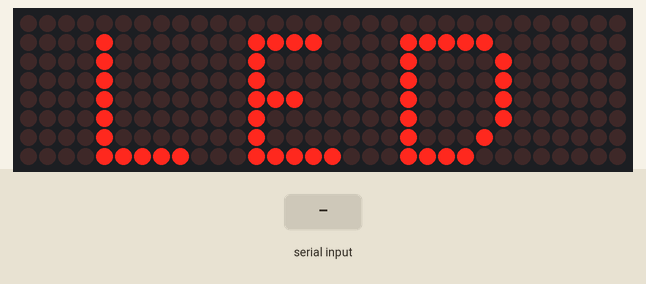
This sketch was run on a simulated Arduino Uno, built with avr-gcc and run on an emulated ATmega328P. Parts: 32×8 LED matrix. The test bench sets the inputs (shaded band).

Above: at 1.2 s.
1.3 s: "1" received over the second serial link
At 1.3 s:
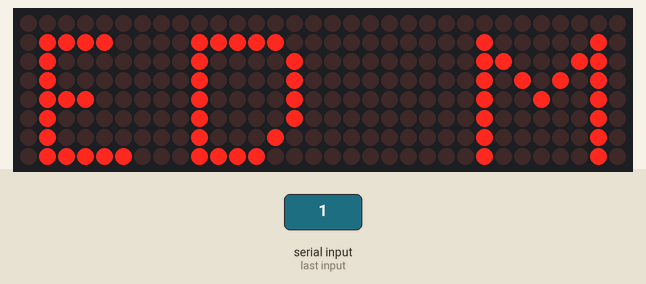
4.3 s: "0" received over the second serial link
At 4.3 s:
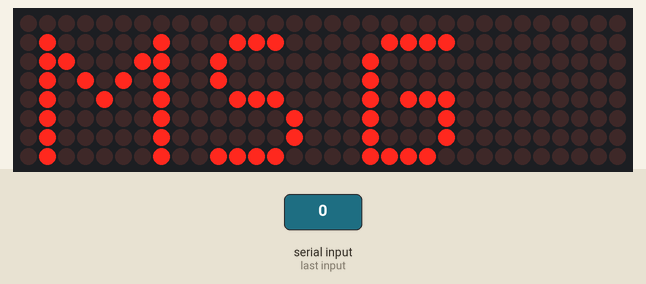
7.3 s: "2" received over the second serial link
At 7.3 s:
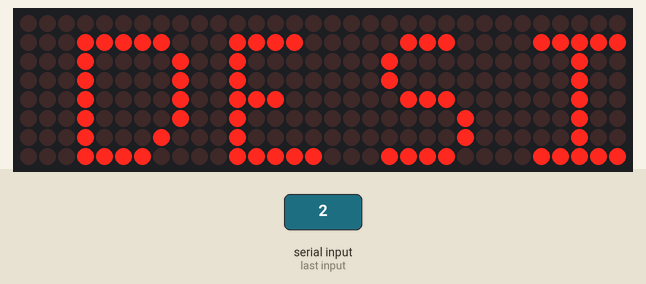
10.3 s: "1" received over the second serial link
At 10.3 s:
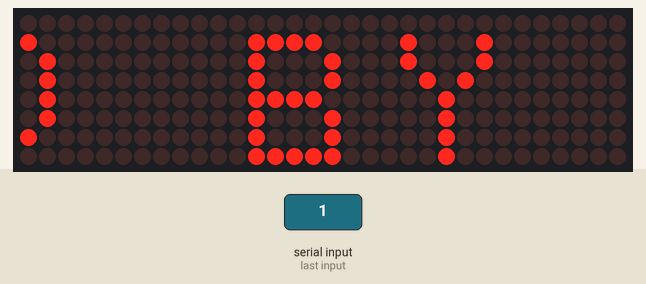
13.3 s: "0" received over the second serial link
At 13.3 s:
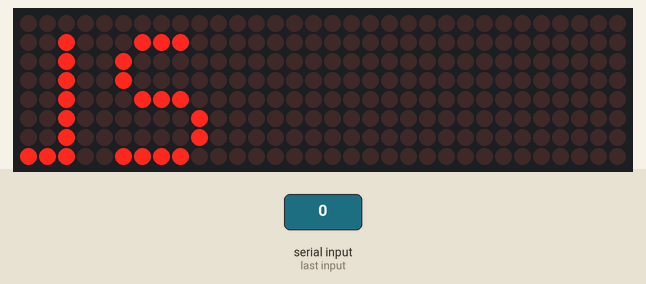
16.3 s: "2" received over the second serial link
At 16.3 s:
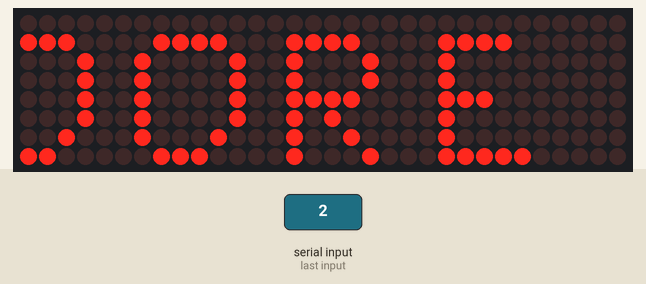
Timing chart, 0 to 19.3 s (numbered marks = the images above; inputs shaded):
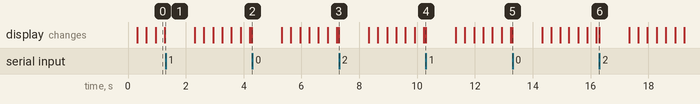

The sketch:

dotmatrix_key_value.ino
```cpp
#include <LEDMatrixDriver.hpp>
#include <SoftwareSerial.h>
SoftwareSerial mySerial(2, 3); // RX, TX

const uint8_t LEDMATRIX_CS_PIN = 9;

char *temp_str = NULL;
char *key = NULL;
char *value = NULL;
uint8_t len;

// Number of 8x8 segments you are connecting
const int LEDMATRIX_SEGMENTS = 4 ;
const int LEDMATRIX_WIDTH    = LEDMATRIX_SEGMENTS * 8;

// The LEDMatrixDriver class instance
LEDMatrixDriver lmd(LEDMATRIX_SEGMENTS, LEDMATRIX_CS_PIN);

// Marquee text
char text[100] = "IOT LED MATRIX";

// Marquee speed (lower nubmers = faster)
const int ANIM_DELAY = 30;
String str_cloude;

void setup() {
  // init the display
  mySerial.begin(115200);
  lmd.setEnabled(true);
  lmd.setIntensity(1);   // 0 = low, 10 = high
  mySerial.println("UC start");
}

int x=0, y=0, i=0;   // start top left

// This is the font definition. You can use http://gurgleapps.com/tools/matrix to create your own font or sprites.
// If you like the font feel free to use it. I created it myself and donate it to the public domain.
byte font[95][8] = { {0,0,0,0,0,0,0,0}, // SPACE
                     {0x10,0x18,0x18,0x18,0x18,0x00,0x18,0x18}, // EXCL
                     {0x28,0x28,0x08,0x00,0x00,0x00,0x00,0x00}, // QUOT
                     {0x00,0x0a,0x7f,0x14,0x28,0xfe,0x50,0x00}, // #
                     {0x10,0x38,0x54,0x70,0x1c,0x54,0x38,0x10}, // $
                     {0x00,0x60,0x66,0x08,0x10,0x66,0x06,0x00}, // %
                     {0,0,0,0,0,0,0,0}, // &
                     {0x00,0x10,0x18,0x18,0x08,0x00,0x00,0x00}, // '
                     {0x02,0x04,0x08,0x08,0x08,0x08,0x08,0x04}, // (
                     {0x40,0x20,0x10,0x10,0x10,0x10,0x10,0x20}, // )
                     {0x00,0x10,0x54,0x38,0x10,0x38,0x54,0x10}, // *
                     {0x00,0x08,0x08,0x08,0x7f,0x08,0x08,0x08}, // +
                     {0x00,0x00,0x00,0x00,0x00,0x18,0x18,0x08}, // COMMA
                     {0x00,0x00,0x00,0x00,0x7e,0x00,0x00,0x00}, // -
                     {0x00,0x00,0x00,0x00,0x00,0x00,0x06,0x06}, // DOT
                     {0x00,0x04,0x04,0x08,0x10,0x20,0x40,0x40}, // /
                     {0x00,0x38,0x44,0x4c,0x54,0x64,0x44,0x38}, // 0
                     {0x04,0x0c,0x14,0x24,0x04,0x04,0x04,0x04}, // 1
                     {0x00,0x30,0x48,0x04,0x04,0x38,0x40,0x7c}, // 2
                     {0x00,0x38,0x04,0x04,0x18,0x04,0x44,0x38}, // 3
                     {0x00,0x04,0x0c,0x14,0x24,0x7e,0x04,0x04}, // 4
                     {0x00,0x7c,0x40,0x40,0x78,0x04,0x04,0x38}, // 5
                     {0x00,0x38,0x40,0x40,0x78,0x44,0x44,0x38}, // 6
                     {0x00,0x7c,0x04,0x04,0x08,0x08,0x10,0x10}, // 7
                     {0x00,0x3c,0x44,0x44,0x38,0x44,0x44,0x78}, // 8
                     {0x00,0x38,0x44,0x44,0x3c,0x04,0x04,0x78}, // 9
                     {0x00,0x18,0x18,0x00,0x00,0x18,0x18,0x00}, // :
                     {0x00,0x18,0x18,0x00,0x00,0x18,0x18,0x08}, // ;
                     {0x00,0x10,0x20,0x40,0x80,0x40,0x20,0x10}, // <
                     {0x00,0x00,0x7e,0x00,0x00,0xfc,0x00,0x00}, // =
                     {0x00,0x08,0x04,0x02,0x01,0x02,0x04,0x08}, // >
                     {0x00,0x38,0x44,0x04,0x08,0x10,0x00,0x10}, // ?
                     {0x00,0x30,0x48,0xba,0xba,0x84,0x78,0x00}, // @
                     {0x00,0x1c,0x22,0x42,0x42,0x7e,0x42,0x42}, // A
                     {0x00,0x78,0x44,0x44,0x78,0x44,0x44,0x7c}, // B
                     {0x00,0x3c,0x44,0x40,0x40,0x40,0x44,0x7c}, // C
                     {0x00,0x7c,0x42,0x42,0x42,0x42,0x44,0x78}, // D
                     {0x00,0x78,0x40,0x40,0x70,0x40,0x40,0x7c}, // E
                     {0x00,0x7c,0x40,0x40,0x78,0x40,0x40,0x40}, // F
                     {0x00,0x3c,0x40,0x40,0x5c,0x44,0x44,0x78}, // G
                     {0x00,0x42,0x42,0x42,0x7e,0x42,0x42,0x42}, // H
                     {0x00,0x7c,0x10,0x10,0x10,0x10,0x10,0x7e}, // I
                     {0x00,0x7e,0x02,0x02,0x02,0x02,0x04,0x38}, // J
                     {0x00,0x44,0x48,0x50,0x60,0x50,0x48,0x44}, // K
                     {0x00,0x40,0x40,0x40,0x40,0x40,0x40,0x7c}, // L
                     {0x00,0x82,0xc6,0xaa,0x92,0x82,0x82,0x82}, // M
                     {0x00,0x42,0x42,0x62,0x52,0x4a,0x46,0x42}, // N
                     {0x00,0x3c,0x42,0x42,0x42,0x42,0x44,0x38}, // O
                     {0x00,0x78,0x44,0x44,0x48,0x70,0x40,0x40}, // P
                     {0x00,0x3c,0x42,0x42,0x52,0x4a,0x44,0x3a}, // Q
                     {0x00,0x78,0x44,0x44,0x78,0x50,0x48,0x44}, // R
                     {0x00,0x38,0x40,0x40,0x38,0x04,0x04,0x78}, // S
                     {0x00,0x7e,0x90,0x10,0x10,0x10,0x10,0x10}, // T
                     {0x00,0x42,0x42,0x42,0x42,0x42,0x42,0x3e}, // U
                     {0x00,0x42,0x42,0x42,0x42,0x44,0x28,0x10}, // V
                     {0x80,0x82,0x82,0x92,0x92,0x92,0x94,0x78}, // W
                     {0x00,0x42,0x42,0x24,0x18,0x24,0x42,0x42}, // X
                     {0x00,0x44,0x44,0x28,0x10,0x10,0x10,0x10}, // Y
                     {0x00,0x7c,0x04,0x08,0x7c,0x20,0x40,0xfe}, // Z
                      // (the font does not contain any lower case letters. you can add your own.)
                  };    // {}, //

#define KEY_TER "@"
#define VALUE_TER ";"
#define MSG "MSG"


void loop()
{
  if (mySerial.available() > 0)
  {
    str_cloude = mySerial.readString();
    mySerial.println(str_cloude);
    mySerial.println(str_cloude.length());
    str_cloude.toCharArray(text, str_cloude.length());

    len = strlen(text) - 1 ;
    if (text[len] != ';')
    {
        mySerial.println("Data Frame Wrong");
    }

    key =  strtok(text,KEY_TER);
    value = strtok(NULL,VALUE_TER);


    if(strcmp(key,MSG) == 0)
    {
      strcpy(text,value);
    }
    else
    {
      strcpy(text,"INDORE SMART MSG BOX DESIGNED BY LOTUS");
    }
    mySerial.println(strlen(text));
  }

//  Serial.println(text);
  // Draw the text to the current position
	int len = strlen(text);
//  int len = atoi(str_cloude.length()) - 3;
	drawString(text, len, x, 0);
	// In case you wonder why we don't have to call lmd.clear() in every loop: The font has a opaque (black) background...

	// Toggle display of the new framebuffer
	lmd.display();

	// Wait to let the human read the display
	delay(ANIM_DELAY);

	// Advance to next coordinate
	if( --x < len * -8 ) {
		x = LEDMATRIX_WIDTH;
	}
}


/**
 * This function draws a string of the given length to the given position.
 */
void drawString(char* text, int len, int x, int y )
{
  for( int idx = 0; idx < len; idx ++ )
  {
    int c = text[idx] - 32;

    // stop if char is outside visible area
    if( x + idx * 8  > LEDMATRIX_WIDTH )
      return;

    // only draw if char is visible
    if( 8 + x + idx * 8 > 0 )
      drawSprite( font[c], x + idx * 8, y, 8, 8 );
  }
}

/**
 * This draws a sprite to the given position using the width and height supplied (usually 8x8)
 */
void drawSprite( byte* sprite, int x, int y, int width, int height )
{
  // The mask is used to get the column bit from the sprite row
  byte mask = B10000000;

  for( int iy = 0; iy < height; iy++ )
  {
    for( int ix = 0; ix < width; ix++ )
    {
      lmd.setPixel(x + ix, y + iy, (bool)(sprite[iy] & mask ));

      // shift the mask by one pixel to the right
      mask = mask >> 1;
    }

    // reset column mask
    mask = B10000000;
  }
}
```
